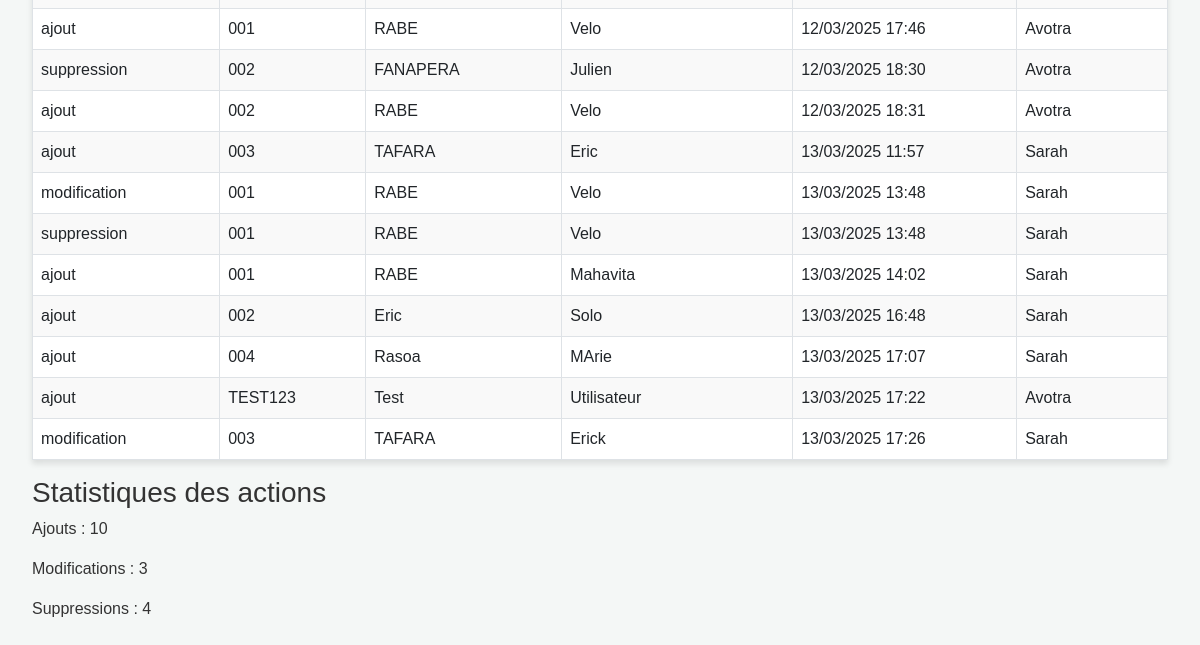
The page /dashboard_admin/ (signed in, lower part) on the database as committed earlier.
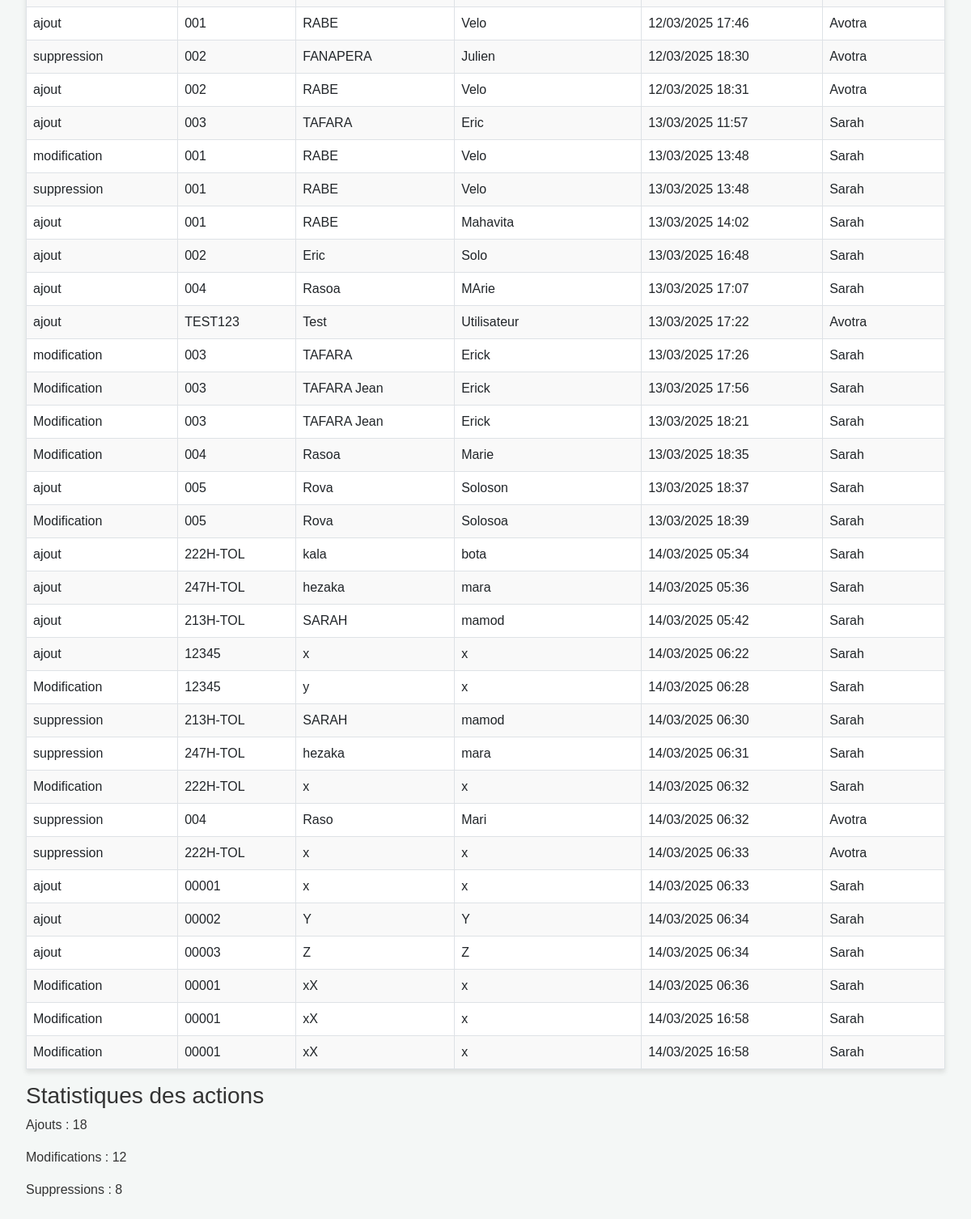
The same page on the database as committed later.
### inscriptions/models.py (models this page shows, shortened)
class AuditInscription(models.Model):
    AJOUT = 'ajout'
    MODIFICATION = 'modification'
    SUPPRESSION = 'suppression'
    ACTION_CHOICES = [
        (AJOUT, 'Ajout'),
        (MODIFICATION, 'Modification'),
        (SUPPRESSION, 'Suppression'),
    ]
    inscription = models.ForeignKey(Inscription, on_delete=models.SET_NULL, null=True, blank=True)
    matricule = models.CharField(max_length=20)
    nom = models.CharField(max_length=100)
    prenom = models.CharField(max_length=100, default="Inconnu")
    date_naissance = models.DateField(null=True, blank=True)
    adresse = models.CharField(max_length=255, default="Adresse inconnue")
    droit_ancien = models.BooleanField(null=True, blank=True)  # Avant modification
    droit_nouveau = models.BooleanField(null=True, blank=True)  # Après modification
    type_action = models.CharField(max_length=20, choices=ACTION_CHOICES)
    utilisateur = models.ForeignKey(User, on_delete=models.CASCADE)
    date_action = models.DateTimeField(auto_now_add=True)
    date_mise_a_jour = models.DateTimeField(auto_now=True)
    class Meta:
        verbose_name = 'Audit d\'Inscription'
        verbose_name_plural = 'Audits des Inscriptions'

### inscriptions/views.py (the view)
# urls.py: path('dashboard_admin/', inscriptions_views.dashboard_admin, name='dashboard_admin'),
@login_required
def dashboard_admin(request):
    if not request.user.groups.filter(name="Administrateur").exists():
        messages.error(request, "Vous n'avez pas accès à cette page.")
        return redirect('dashboard_user')  # Ou une autre page autorisée
    audits = AuditInscription.objects.all()
    stats = {
        'ajout': audits.filter(type_action=AuditInscription.AJOUT).count(),
        'modification': audits.filter(type_action=AuditInscription.MODIFICATION).count() + audits.filter(type_action="Modification").count(),
        'suppression': audits.filter(type_action=AuditInscription.SUPPRESSION).count(),
    }
    users = User.objects.all()  # Peut être optimisé si nécessaire
    return render(request, 'dashboard_admin.html', {
        'audits': audits,
        'stats': stats,
        'users': users,  # Passer les utilisateurs récupérés au template
    })

### templates/dashboard_admin.html (shortened to what this page needs)
{% extends 'base.html' %}
{% block content %}
    <table class="table table-bordered">
        <tbody>
            {% for audit in audits %}
                <tr>
                    <td>{{ audit.type_action }}</td>
                    <td>{{ audit.matricule }}</td>
                    <td>{{ audit.nom }}</td>
                    <td>{{ audit.prenom }}</td>
                    <td>{{ audit.date_action|date:"d/m/Y H:i" }}</td>
                    <td>{{ audit.utilisateur }}</td>
                </tr>
            {% endfor %}
        </tbody>
    </table>
    <h3>Statistiques des actions</h3>
    <p>Ajouts : {{ stats.ajout }}</p>
    <p>Modifications : {{ stats.modification }}</p>
    <p>Suppressions : {{ stats.suppression}}</p>
{% endblock %}

Rows that differ between the two databases and show on the page:
added AuditInscription: type_action "Modification", matricule "003", nom "TAFARA Jean", prenom "Erick", date_action "13/03/2025 17:56", utilisateur "Sarah"
added AuditInscription: type_action "Modification", matricule "003", nom "TAFARA Jean", prenom "Erick", date_action "13/03/2025 18:21", utilisateur "Sarah"
added AuditInscription: type_action "Modification", matricule "004", nom "Rasoa", prenom "Marie", date_action "13/03/2025 18:35", utilisateur "Sarah"
added AuditInscription: type_action "ajout", matricule "005", nom "Rova", prenom "Soloson", date_action "13/03/2025 18:37", utilisateur "Sarah"
added AuditInscription: type_action "Modification", matricule "005", nom "Rova", prenom "Solosoa", date_action "13/03/2025 18:39", utilisateur "Sarah"
added AuditInscription: type_action "ajout", matricule "222H-TOL", nom "kala", prenom "bota", date_action "14/03/2025 05:34", utilisateur "Sarah"
added AuditInscription: type_action "ajout", matricule "247H-TOL", nom "hezaka", prenom "mara", date_action "14/03/2025 05:36", utilisateur "Sarah"
added AuditInscription: type_action "ajout", matricule "213H-TOL", nom "SARAH", prenom "mamod", date_action "14/03/2025 05:42", utilisateur "Sarah"
added AuditInscription: type_action "ajout", matricule "12345", nom "x", prenom "x", date_action "14/03/2025 06:22", utilisateur "Sarah"
added AuditInscription: type_action "Modification", matricule "12345", nom "y", prenom "x", date_action "14/03/2025 06:28", utilisateur "Sarah"
added AuditInscription: type_action "suppression", matricule "213H-TOL", nom "SARAH", prenom "mamod", date_action "14/03/2025 06:30", utilisateur "Sarah"
added AuditInscription: type_action "suppression", matricule "247H-TOL", nom "hezaka", prenom "mara", date_action "14/03/2025 06:31", utilisateur "Sarah"
added AuditInscription: type_action "Modification", matricule "222H-TOL", nom "x", prenom "x", date_action "14/03/2025 06:32", utilisateur "Sarah"
added AuditInscription: type_action "suppression", matricule "004", nom "Raso", prenom "Mari", date_action "14/03/2025 06:32", utilisateur "Avotra"
added AuditInscription: type_action "suppression", matricule "222H-TOL", nom "x", prenom "x", date_action "14/03/2025 06:33", utilisateur "Avotra"
added AuditInscription: type_action "ajout", matricule "00001", nom "x", prenom "x", date_action "14/03/2025 06:33", utilisateur "Sarah"
added AuditInscription: type_action "ajout", matricule "00002", nom "Y", prenom "Y", date_action "14/03/2025 06:34", utilisateur "Sarah"
added AuditInscription: type_action "ajout", matricule "00003", nom "Z", prenom "Z", date_action "14/03/2025 06:34", utilisateur "Sarah"
added AuditInscription: type_action "Modification", matricule "00001", nom "xX", prenom "x", date_action "14/03/2025 06:36", utilisateur "Sarah"
added AuditInscription: type_action "Modification", matricule "00001", nom "xX", prenom "x", date_action "14/03/2025 16:58", utilisateur "Sarah"
added AuditInscription: type_action "Modification", matricule "00001", nom "xX", prenom "x", date_action "14/03/2025 16:58", utilisateur "Sarah"
Other text that changed with them:
{{ stats.ajout }}: "10" → "18"
{{ stats.modification }}: "3" → "12"
{{ stats.suppression }}: "4" → "8"
